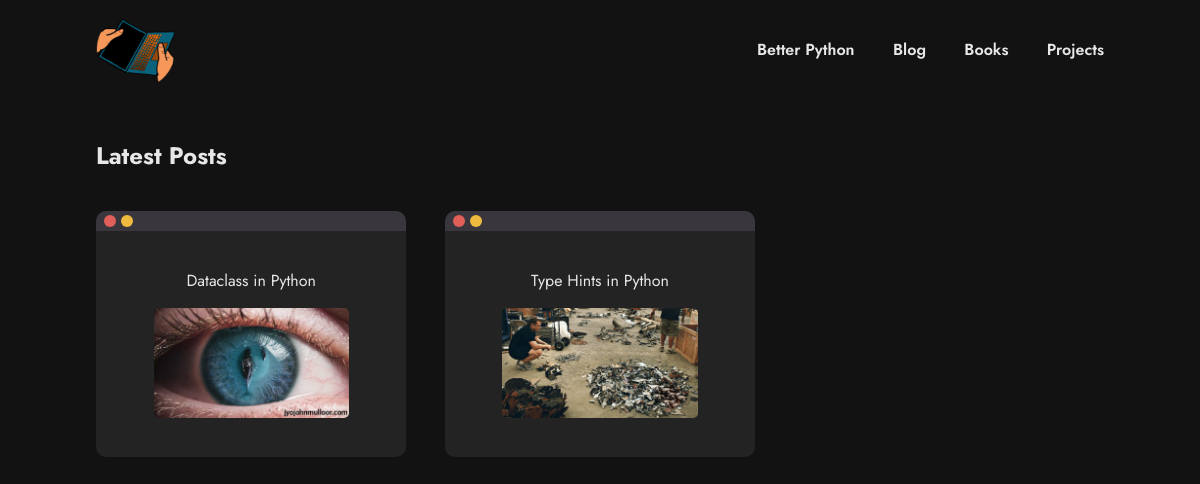
The page / on the database its author committed.
### flaskapp/api/tables.py (models this page shows, shortened)
class Article(db.Model):  # type: ignore
    article_id = db.Column(db.Integer, primary_key = True)
    image_name = db.Column(db.String(100), nullable = False)
    title = db.Column(db.String(100), nullable = False)
    category = db.Column(db.String(50), nullable = False)
    content = db.Column(db.String(50), nullable = False)
    author = db.Column(db.String(50), nullable = False)
    date = db.Column(db.DateTime, nullable=False)

### flaskapp/main/routes.py (the view)
@main.route('/')
def home_page():
    posts = Article.query.order_by((Article.article_id.desc())).all()
    return render_template('index.html', posts = posts)

### flaskapp/templates/index.html (shortened to what this page needs)
<!DOCTYPE html>
<html lang="en">
  <head>
    <link rel="stylesheet" href="static/css/general.css" />
    <link rel="stylesheet" href="static/css/style.css" />
    <link rel="stylesheet" href="static/css/queries.css" />
  </head>
  <body>
    <header class="header">
      <div class="nav-container">
        <a class="toindex" href="/">
          <img
            class="logo"
            src="static/images/headerimage4.png"
            alt="Hands holding laptop as if it is a book"
          />
        </a>
        <nav class="navbar">
          <ul class="nav-list">
            <li>
              <a class="nav-list-link" href="/betterpython">Better Python</a>
            </li>
            <li><a class="nav-list-link" href="/blog">Blog</a></li>
            <li><a class="nav-list-link" href="/books">Books</a></li>
            <li><a class="nav-list-link" href="/projects">Projects</a></li>
          </ul>
        </nav>
      </div>
    </header>
    <section class="latest-posts-section">
      <div class="latest-posts-all">
        <h2 class="latest-posts-h2">Latest Posts</h2>
        <div class="latest-posts-container">
          {% for post in posts %}
          <a href="/post/{{post['article_id']}}" class="content-link">
            <div class="post-div">
              <p class="post-header">{{ post['title'] }}</p>
              <img
                class="post-image"
                src="static/images/article{{post['article_id']}}/{{post['image_name']}}"
                alt="uno cards, monopoly houses and playing cards which are handdrawing"
              />
            </div>
          </a>
          {% endfor %}
        </div>
      </div>
    </section>
  </body>
</html>

### flaskapp/static/css/general.css (style rules this page uses)
html { font-family: "Jost", sans-serif; font-size: 100%; }
* { margin: 0; padding: 0; box-sizing: border-box; }
body { font-family: "Jost", sans-serif; font-size: 100%; background-color: #121212; }

### flaskapp/static/css/style.css (style rules this page uses)
.header { position: sticky; top: 0; z-index: 1; }
.nav-container { display: flex; align-items: center; justify-content: space-between; padding: 0.6rem 6rem; background-color: #121212; }
.toindex { height: 80px; }
.logo { height: 80px; width: 80px; }
.nav-list { display: flex; gap: 2.4rem; list-style: none; z-index: 1; }
.nav-list-link:link, .nav-list-link:visited { color: #e7e7e7; font-weight: 600; text-decoration: none; }
.latest-posts-section { margin: 2.4rem 0; padding: 0 3.6rem; z-index: 0; }
.latest-posts-all { padding: 0 2.4rem; }
.latest-posts-h2 { color: #e7e7e7; }
.latest-posts-container { display: grid; grid-template-columns: repeat(3, 1fr); gap: 2.4rem; margin: 2.4rem 0; }
.latest-posts-container a { text-decoration: none; }
.content-link { display: contents; position: relative; }
.post-div { display: flex; position: relative; flex-direction: column; gap: 1rem; color: #e7e7e7; align-items: center; padding: 2.4rem 3.6rem; background-color: #232323; border-top: 20px solid #3a363e; border-radius: 10px; }
.post-div::after { top: -16px; left: 8px; position: absolute; content: " "; display: block; text-align: center; height: 12px; width: 12px; border-radius: 12px; background-color: #e05f58; color: black; }
.post-div::before { top: -16px; left: 25px; position: absolute; content: " "; display: block; text-align: center; height: 12px; width: 12px; border-radius: 12px; background-color: #eebb3f; color: black; }
.post-header { font-size: 1rem; }
.post-image { max-width: 100%; max-height: 8.8rem; border-radius: 5px; }

### rows shown on the page
Article: title "Dataclass in Python", image_name (picture)
Article: title "Type Hints in Python", image_name (picture)
